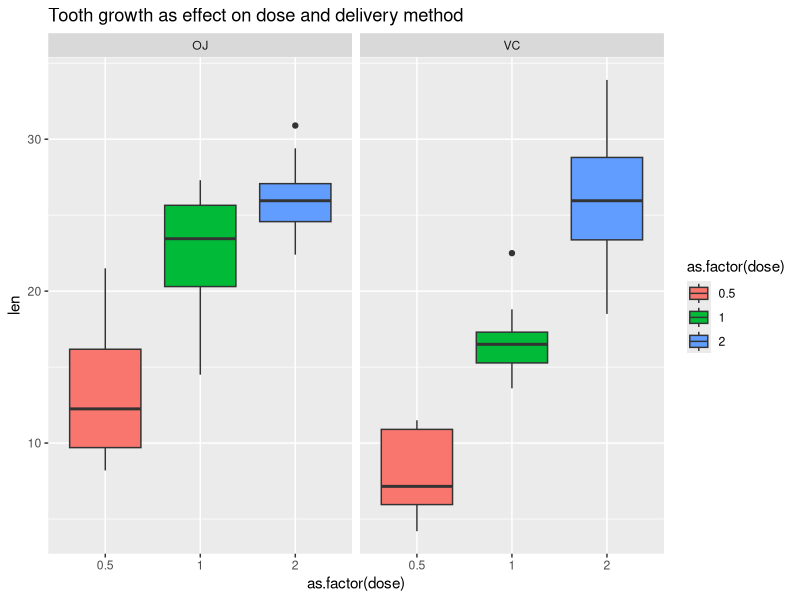

Recreate this plot in R. (Note: this script raises an error after producing the figure.)
## ---- chunk 1
knitr::opts_chunk$set(echo = TRUE)
## ---- chunk 2
library(ggplot2)
library(datasets)
data(ToothGrowth)
TG <- ToothGrowth

summary(TG)
## ---- chunk 3

g <- ggplot(TG, aes(x = as.factor(dose), y = len, fill= as.factor(dose))) + geom_boxplot() 

g + labs(title = "Tooth growth as effect on dose and delivery method") + facet_grid(cols = vars(supp) )

## ---- chunk 4

 t.test(TG$len~TG$supp,paired=FALSE,var.equal=FALSE,alternative="greater")

## ---- chunk 5

 t.test(TG$len[TG$dose == 0.5]~TG$supp[TG$dose == 0.5],paired=FALSE,var.equal=FALSE, alternative="greater")
## ---- chunk 6

t.test(TG$len[TG$dose == 1.0]~TG$supp[TG$dose == 1.0],paired=FALSE,var.equal=FALSE, alternative="greater")
## ---- chunk 7

t.test(TG$len[TG$dose == 2.0]~TG$supp[TG$dose == 2.0],paired=FALSE,var.equal=FALSE, alternative="greater")
